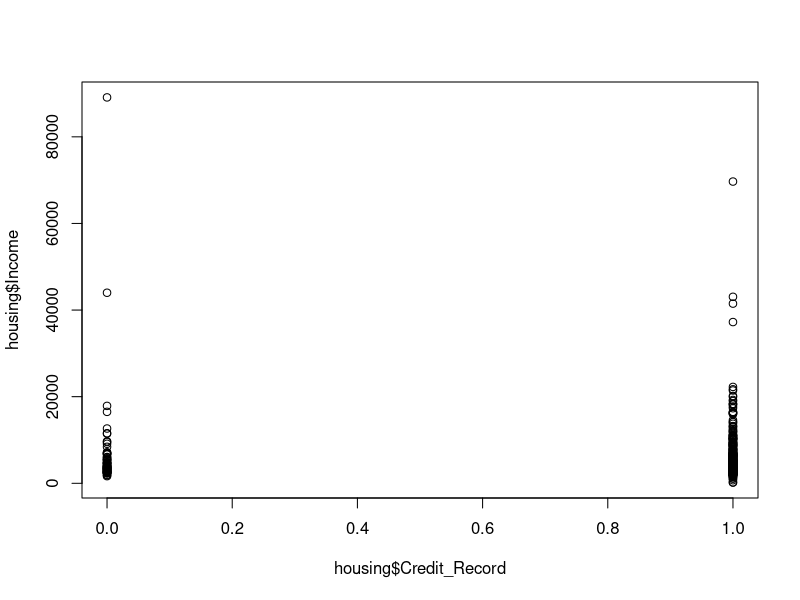
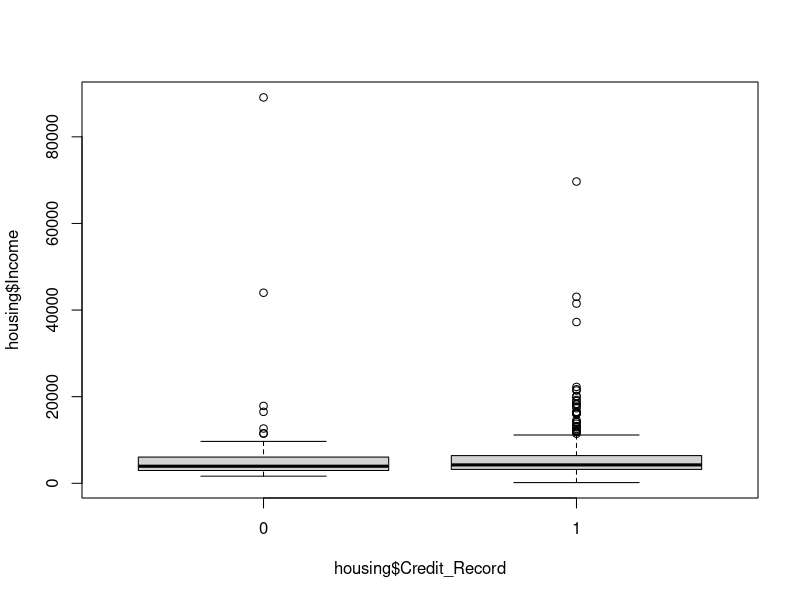
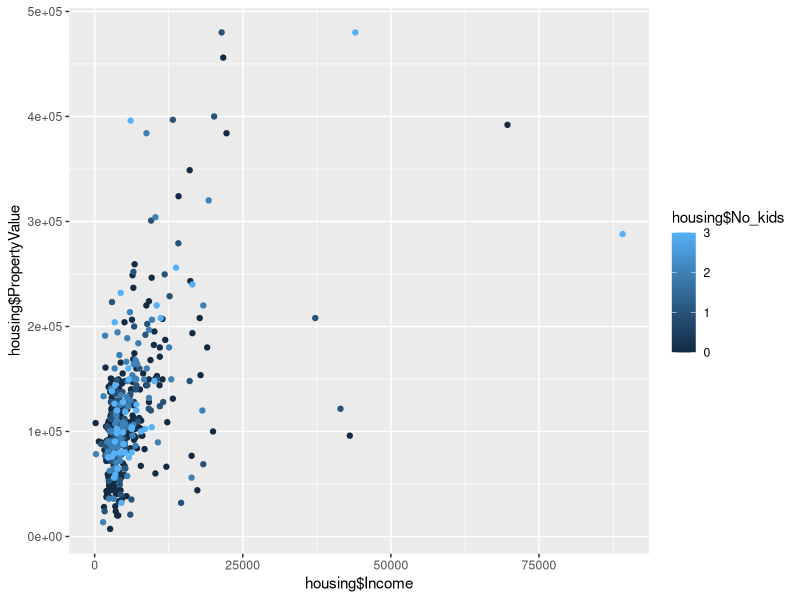
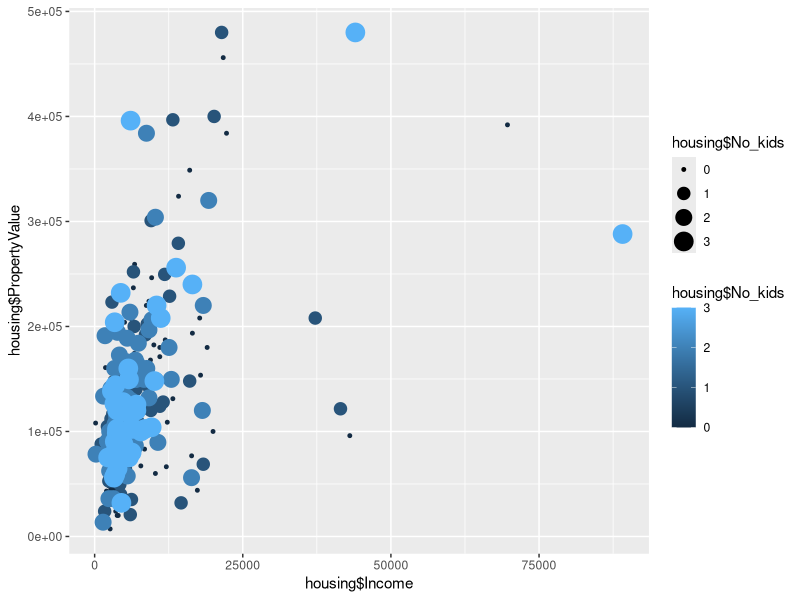
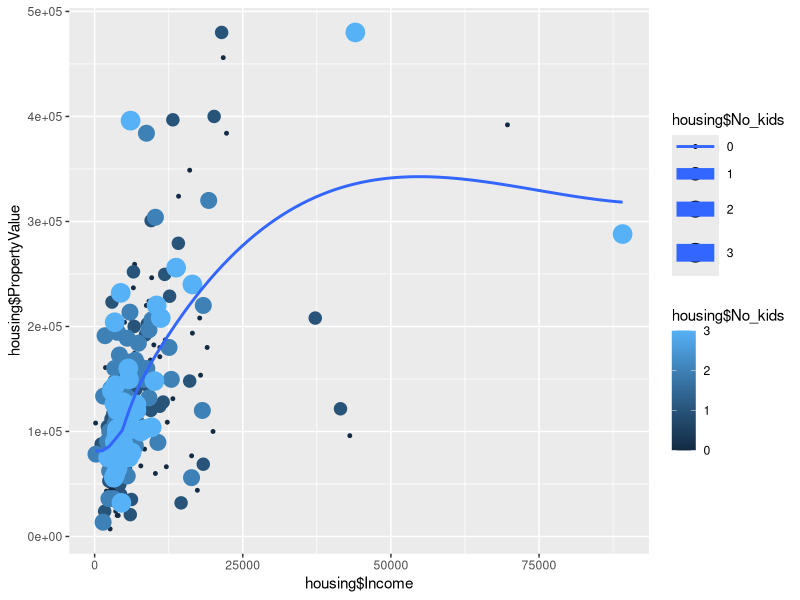
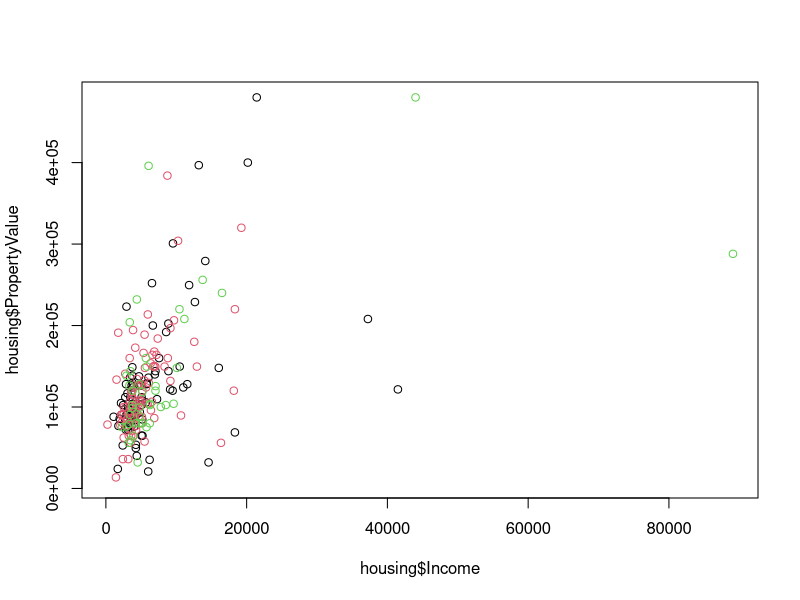
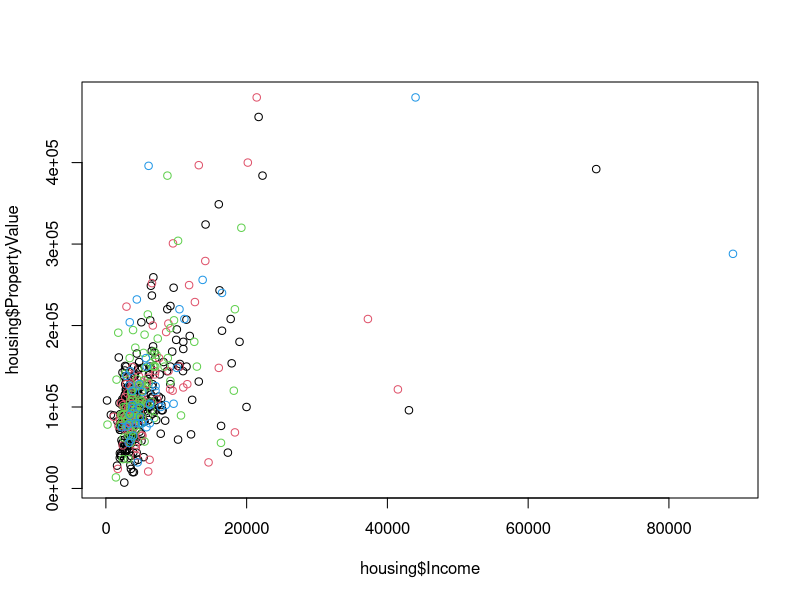
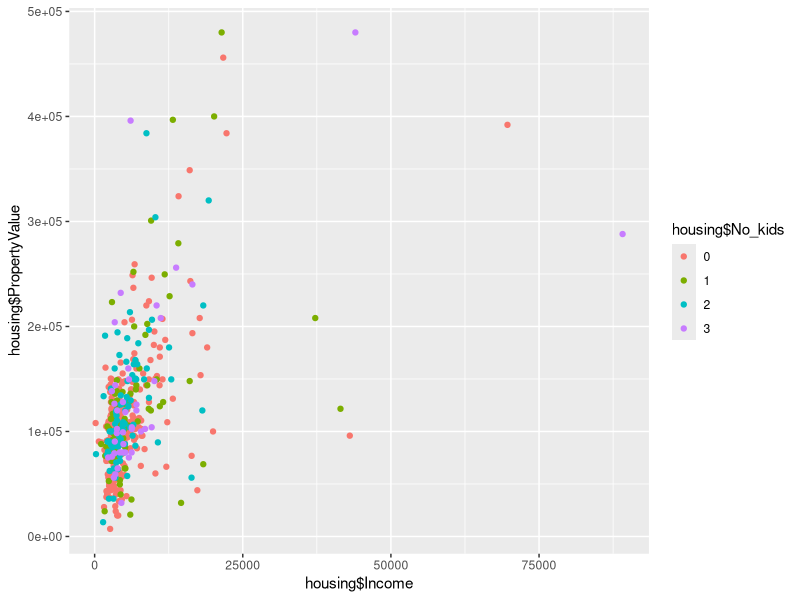

Reproduce these figures in R, in order.
## ---- chunk 1

setwd("C:/Users/ICH/Google Drive/Data Science/Edureka/self_paced_Introduction to R Programming/module_5 Data Visualistaion")
housing <- read.csv("housing_m5.csv")

install.packages("ggplot2")
library(ggplot2)

## ---- chunk 2
head(housing)
dim(housing)
str(housing)
sum(is.na(housing))
housing

## ---- chunk 3
plot(housing$Income ~ housing$Credit_Record)

housing$Credit_Record <- as.factor(housing$Credit_Record)

plot(housing$Income ~ housing$Credit_Record) # the new plots are two boxplots
## ---- chunk 4
#color argument which should be dependent on the No_kids of the applicant
ggplot(housing, aes(x= housing$Income , y = housing$PropertyValue, col =housing$No_kids)) +geom_point()

#size argument which should be dependent on the No_kids
ggplot(housing, aes(x= housing$Income , y = housing$PropertyValue, col =housing$No_kids, size = housing$No_kids)) +geom_point()

# smooth line using the geom_smooth() function
ggplot(housing, aes(x= housing$Income , y = housing$PropertyValue, col =housing$No_kids, size = housing$No_kids)) +geom_point()+ geom_smooth(se =FALSE)

## ---- chunk 5
plot(housing$PropertyValue ~ housing$Income, col = housing$No_kids )
housing$No_kids <- as.factor(housing$No_kids)

plot(housing$PropertyValue ~ housing$Income, col = housing$No_kids )
ggplot(housing, aes(x= housing$Income , y = housing$PropertyValue, col = housing$No_kids)) +geom_point()

## ---- chunk 6
#Adding xlab and ylab
ggplot(housing, aes(x= housing$Income , y = housing$PropertyValue, col = housing$No_kids))+geom_point() + xlab("Income") +ylab("Property Value")


#flip the plot via coord_flip()
ggplot(housing, aes(x= housing$Income , y = housing$PropertyValue))+geom_point() + xlab("Income") +ylab("Property Value") + coord_flip()

#flip the plot and add col to NO_kids
ggplot(housing, aes(x= housing$Income , y = housing$PropertyValue, col = housing$No_kids))+geom_point() + xlab("Income") +ylab("Property Value") + coord_flip()


#change shape and size of the points
ggplot(housing, aes(x= housing$Income , y = housing$PropertyValue, col = housing$No_kids,size = housing$No_kids))+geom_point(shape= 17) + xlab("Income") +ylab("Property Value") + coord_flip()

## ---- chunk 7
#ggplot Income vs  property value
ggplot(housing, aes(x= Income , y = PropertyValue))+geom_point() + xlab("Income") +ylab("Property Value") + coord_flip()


#make a plot with grom_jitter()
ggplot(housing, aes(x= Income , y = PropertyValue))+geom_jitter() + xlab("Income") +ylab("Property Value") + coord_flip()

# setting width 0.1 in geom_width()
ggplot(housing, aes(x= Income , y = PropertyValue))+geom_jitter(width = 0.1) + xlab("Income") +ylab("Property Value") + coord_flip()


## ---- chunk 8
#univariate INCOME histogram
ggplot(housing, aes(x= housing$Income))+geom_histogram()

#adding binwidth to histogram layer
ggplot(housing, aes(x= housing$Income))+geom_histogram(binwidth = 100)

#In the above plot,  MAP ..density.. to the y aesthetic (i.e. in a second aes() function) 
ggplot(housing, aes(x= Income,y = ..density..))+geom_histogram(binwidth = 100) + geom_density(aes(y= ..density..), color = "red")

# Finally, in the above plot, plus SET the fill attribute to "#377EB8"
ggplot(housing, aes(x= Income,y = ..density.. ))+geom_histogram(binwidth = 100) + geom_density(aes(y= ..density.. , fill = "#377EB8"), color = "red")

## ---- chunk 9

#Draw a bar plot of Property_Purchased, filled according to Education
ggplot(housing, aes(x = Property_Purchased, fill = Education)) + geom_bar()

#In the above plot, Change the position argument to "stack"
ggplot(housing, aes(x = Property_Purchased, fill = Education)) + geom_bar(position = "stack")

#In the above plot, Change the position argument to "fill"
ggplot(housing, aes(x = Property_Purchased, fill = Education)) + geom_bar(position = "fill")

#In the above plot, Change the position argument to "dodge" - proportion barplot
ggplot(housing, aes(x = Property_Purchased,  fill = Education)) + geom_bar(position = "dodge")

## ---- chunk 10
#Take the last plot form the previous exercise
ggplot(housing, aes(x = Property_Purchased,  fill = Education)) + geom_bar(position = "dodge")

#In the above plot, Define posn_d with position_dodge(). Take value as 0.7
posn_d <- position_dodge(0.7)

#Change the position argument to posn_d in the last plot made in Step 9(d)
ggplot(housing, aes(x = Property_Purchased,  fill = Education)) + geom_bar(position = posn_d)

# Use posn_d as position and adjust alpha to 0.6 -can you see the overlap in bars. If not, change the value of alpha
ggplot(housing, aes(x = Property_Purchased,  fill = Education)) + geom_bar(position = posn_d, alpha = 0.6)

## ---- chunk 11
#A basic histogram, add coloring defined by Income and filled by HasCar, select a suitable binwidth
ggplot(housing, aes(x= Income, fill = HasCar))+geom_histogram(binwidth = 100)

#In the above plot, In the above chart, Change position to identity
ggplot(housing, aes(x= Income, fill = HasCar))+geom_histogram(binwidth = 5000, position = "Identity")

## ---- chunk 12
#Now create a basic scatter plot between income and property value variables 
ggplot(housing, aes(x= PropertyValue , y = Income))+geom_point()


#In the above plot, Separate rows according to HasCar
ggplot(housing, aes(x= PropertyValue , y = Income, col = HasCar))+geom_point()+facet_grid(rows = vars(HasCar))


